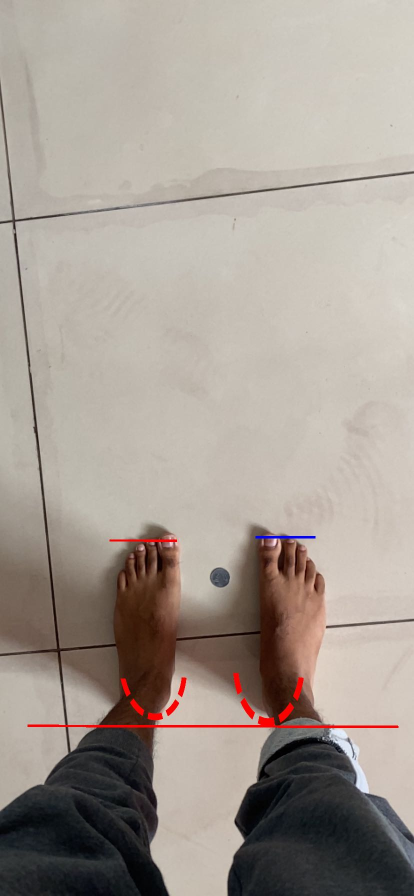
#> input picture size-of-objects/images/floor_coin2.jpg, 828 x 1792 px, given in place of coin.png, which was not available (shown at 1/2 size)
$ python object_size.py   (older library calls are emulated)
#> lines starting #> are read from the running program, lines starting #| are printed output that depends on the picture; after the words box and inside, x2 and y2 are one past the last pixel; in counts of white or black regions, pixels touching at a corner belong together; pictures that were not available may be replaced by others from this repository, and a replacement may not be noted
from scipy.spatial import distance as dist
from imutils import perspective
from imutils import contours
import numpy as np
import argparse
import imutils
import cv2


def midpoint(ptA, ptB):
    return ((ptA[0] + ptB[0]) * 0.5, (ptA[1] + ptB[1]) * 0.5)


image = '/Users/vaneesh_k/PycharmProjects/Albie_ML/size-of-objects/images/coin.png'
# load the image, convert it to grayscale, and blur it slightly
image = cv2.imread(image)
#> image is the input picture: shape (1792, 828, 3); mean B, G, R 147, 155.6, 165.2
gray = cv2.cvtColor(image, cv2.COLOR_BGR2GRAY)
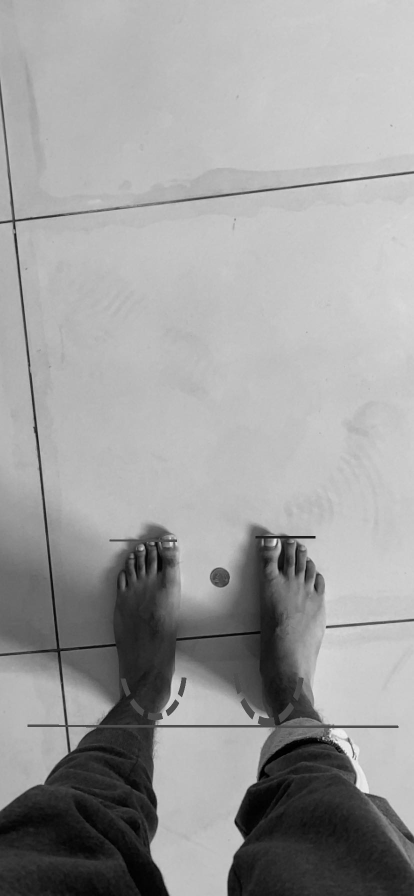
#> gray: shape (1792, 828) (shown at 1/2 size); min 0, max 253, mean 157.5
gray = cv2.GaussianBlur(gray, (7, 7), 0)

# perform edge detection, then perform a dilation + erosion to
# close gaps in between object edgess
edged = cv2.Canny(gray, 50, 100)
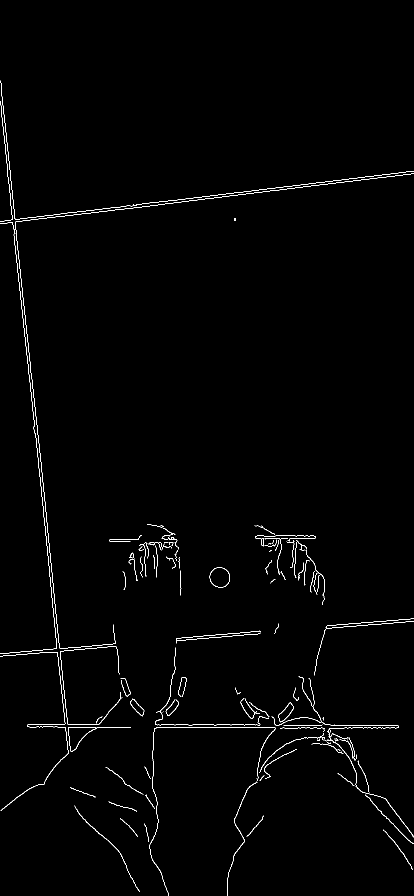
#> edged: shape (1792, 828) (shown at 1/2 size); 0.96% white in thin lines or dots
edged = cv2.dilate(edged, None, iterations=1)
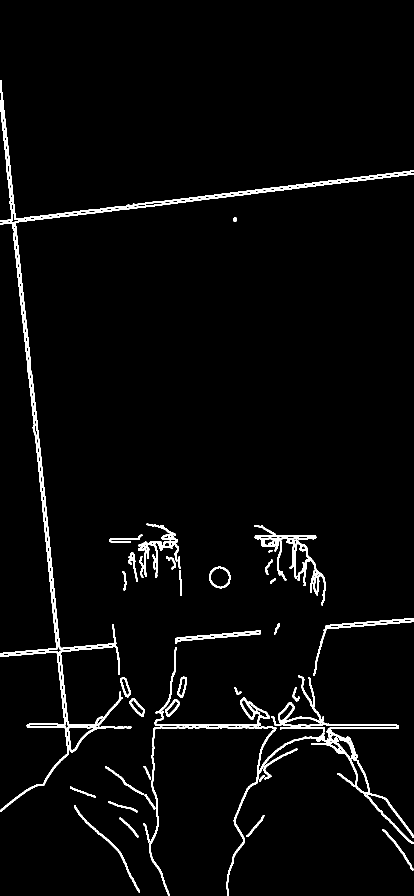
#> edged: shape (1792, 828) (shown at 1/2 size); 3.1% white; 44 white regions, largest, box (x1, y1, x2, y2) and area: (0, 160, 828, 1309) 13351, (298, 1351, 828, 1792) 10067, (0, 1303, 138, 1623) 2230
edged = cv2.erode(edged, None, iterations=1)
#> edged: shape (1792, 828); 1% white in thin lines or dots


cv2.namedWindow('edge_map', cv2.WINDOW_NORMAL)
edge_map = cv2.resize(edged, (1400, 900))
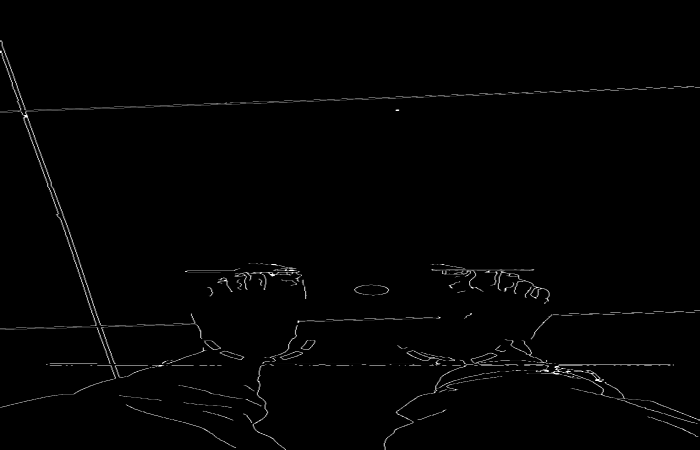
#> edge_map: shape (900, 1400) (shown at 1/2 size); min 0, max 255, mean 2.6
cv2.imshow("edge_map", edge_map)

# find contours in the edge map
cnts = cv2.findContours(edged.copy(), cv2.RETR_EXTERNAL,
                        cv2.CHAIN_APPROX_SIMPLE)
#> cnts = 61 contours, 36 with area under 20; largest, box (x1, y1, x2, y2) and area: (299, 1352, 828, 1792) 1462, (136, 1454, 262, 1504) 1359, (419, 1134, 460, 1176) 1263, (352, 1261, 521, 1287) 823, (481, 1396, 519, 1438) 511
cnts = imutils.grab_contours(cnts)

(cnts, _) = contours.sort_contours(cnts)
pixelsPerMetric = None

# loop over the contours individually
for c in cnts:
    # if the contour is not sufficiently large, ignore it
    if not 20 <= cv2.contourArea(c) <= 150:
        continue

    # compute the rotated bounding box of the contour
    orig = image.copy()
    box = cv2.minAreaRect(c)
    box = cv2.cv.BoxPoints(box) if imutils.is_cv2() else cv2.boxPoints(box)
    box = np.array(box, dtype="int")

    # order the points in the contour such that they appear
    # in top-left, top-right, bottom-right, and bottom-left
    # order, then draw the outline of the rotated bounding
    # box
    box = perspective.order_points(box)
    cv2.drawContours(orig, [box.astype("int")], -1, (0, 255, 0), 2)

    # loop over the original points and draw them
    for (x, y) in box:
        cv2.circle(orig, (int(x), int(y)), 5, (0, 0, 255), -1)

    # unpack the ordered bounding box, then compute the midpoint
    # between the top-left and top-right coordinates, followed by
    # the midpoint between bottom-left and bottom-right coordinates
    (tl, tr, br, bl) = box
    (tltrX, tltrY) = midpoint(tl, tr)
    (blbrX, blbrY) = midpoint(bl, br)

    # compute the midpoint between the top-left and top-right points,
    # followed by the midpoint between the top-righ and bottom-right
    (tlblX, tlblY) = midpoint(tl, bl)
    (trbrX, trbrY) = midpoint(tr, br)

    # draw the midpoints on the image
    cv2.circle(orig, (int(tltrX), int(tltrY)), 5, (255, 0, 0), -1)
    cv2.circle(orig, (int(blbrX), int(blbrY)), 5, (255, 0, 0), -1)
    cv2.circle(orig, (int(tlblX), int(tlblY)), 5, (255, 0, 0), -1)
    cv2.circle(orig, (int(trbrX), int(trbrY)), 5, (255, 0, 0), -1)

    # draw lines between the midpoints
    cv2.line(orig, (int(tltrX), int(tltrY)), (int(blbrX), int(blbrY)),
             (255, 0, 255), 2)
    cv2.line(orig, (int(tlblX), int(tlblY)), (int(trbrX), int(trbrY)),
             (255, 0, 255), 2)

    # compute the Euclidean distance between the midpoints
    dA = dist.euclidean((tltrX, tltrY), (blbrX, blbrY))
    dB = dist.euclidean((tlblX, tlblY), (trbrX, trbrY))

    if pixelsPerMetric is None:
        pixelsPerMetric = dB / 3.5

    # compute the size of the object
    dimA = dA / pixelsPerMetric
    dimB = dB / pixelsPerMetric

    # draw the object sizes on the image
    cv2.putText(orig, "{:.1f}in".format(dimA),
                (int(tltrX - 15), int(tltrY - 10)), cv2.FONT_HERSHEY_SIMPLEX,
                2, (255, 255, 255), 5)
    cv2.putText(orig, "{:.1f}in".format(dimB),
                (int(trbrX + 10), int(trbrY)), cv2.FONT_HERSHEY_SIMPLEX,
                2, (255, 255, 255), 5)

    # show the output image
    cv2.namedWindow('image', cv2.WINDOW_NORMAL)
    orig = cv2.resize(orig, (1400, 900))
    cv2.imshow("image", orig)
    key = cv2.waitKey(0)  # pauses for 3 seconds before fetching next image
    if key == 27:  # if ESC is pressed, exit loop
        cv2.destroyAllWindows()
        break
#> this loop made 1 pass; (key Esc is pressed on pass 1)
#> (tl, tr, br, bl, tltrX, tltrY, blbrX, blbrY) on pass 1: ([0, 1304], [136, 1304], [136, 1621], [0, 1621], 68, 1304, 68, 1621)
#> pass 1, `orig = cv2.resize(orig, (1400, 900))`:
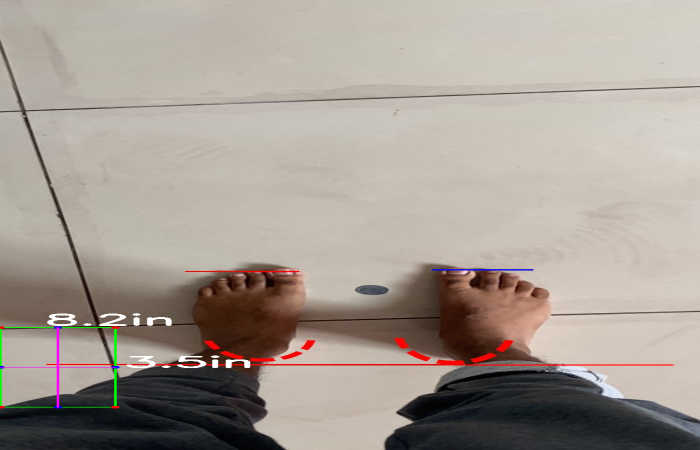
#> orig: shape (900, 1400, 3) (shown at 1/2 size); mean B, G, R 147.6, 156.1, 165.5
#> after the loop, pixelsPerMetric = 38.86

$ run again, on size-of-objects/images/coin_crop1.png
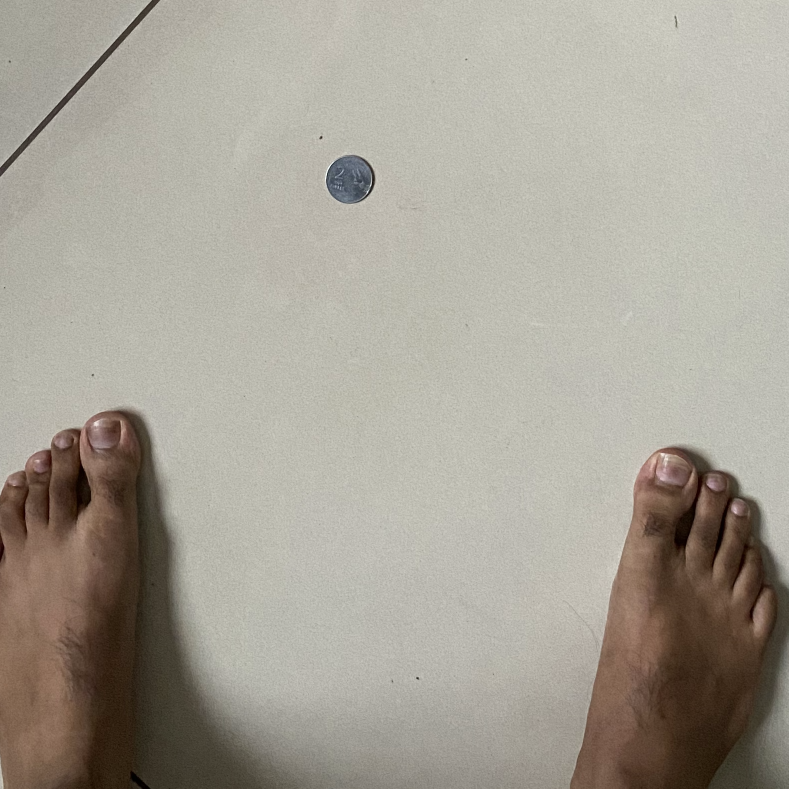
#> input picture size-of-objects/images/coin_crop1.png, 1577 x 1577 px, given in place of coin.png, which was not available (shown at 1/2 size)
#> image is the input picture: shape (1577, 1577, 3); mean B, G, R 150, 161.1, 166.3
#> `edged = cv2.Canny(gray, 50, 100)`:
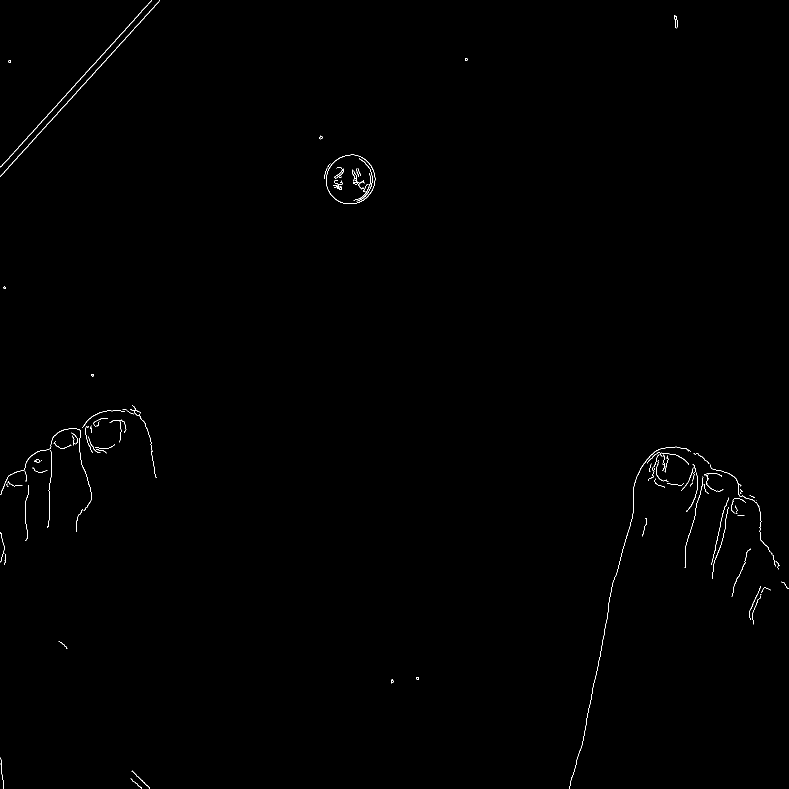
#> edged: shape (1577, 1577) (shown at 1/2 size); 0.3% white in thin lines or dots
#> cnts = 58 contours, 37 with area under 20; largest, box (x1, y1, x2, y2) and area: (648, 309, 751, 408) 726, (1139, 893, 1382, 1577) 422, (0, 0, 320, 353) 312, (0, 0, 303, 335) 297, (666, 360, 685, 380) 116
#> the loop `for c in cnts:` made 3 passes; (key Esc is pressed on pass 3)
#> (tl, tr, br, bl, tltrX, tltrY, blbrX, blbrY) on pass 3: ([106, 822], [250, 922], [137, 1084], [-6, 984], 178, 872, 65.5, 1034)
#> pass 3, `orig = cv2.resize(orig, (1400, 900))`:
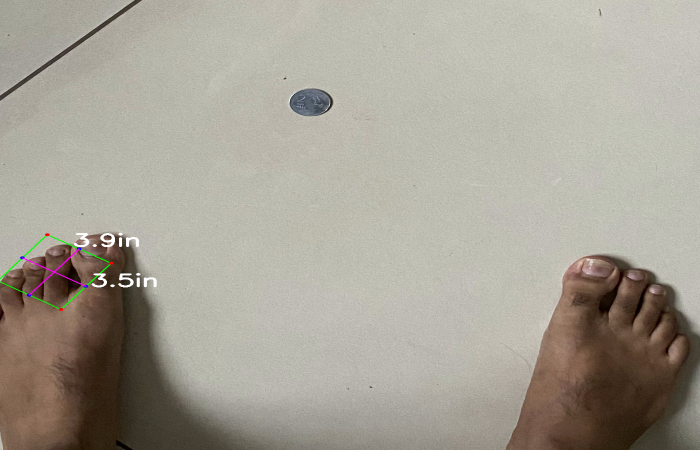
#> orig: shape (900, 1400, 3) (shown at 1/2 size); mean B, G, R 150.2, 161.3, 166.5
#> after the loop `for c in cnts:`: pixelsPerMetric = 49.97
